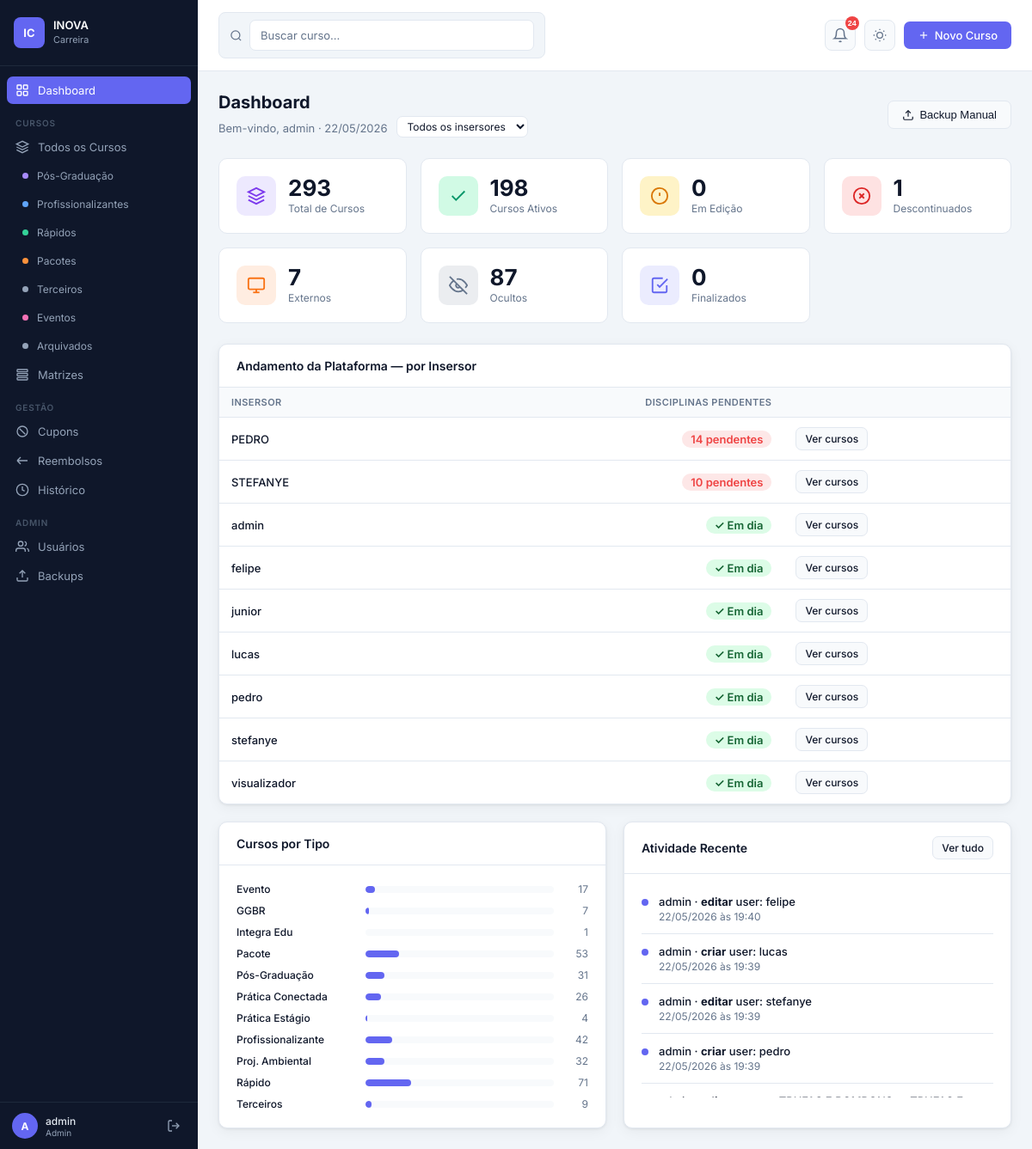
The page /dashboard (signed in) on the database its author committed.
### app.py (models this page shows, shortened)
class User(db.Model):
    id           = db.Column(db.Integer, primary_key=True)
    username     = db.Column(db.String(80), unique=True, nullable=False)
    password     = db.Column(db.String(200), nullable=False)
    role         = db.Column(db.String(20), default='viewer')  # admin, editor, viewer
    permissoes   = db.Column(db.Text, default='{}')  # JSON com permissoes especificas
    created_at   = db.Column(db.DateTime, default=datetime.utcnow)
    def can_manage_cupons(self):
        if self.role == 'admin': return True
        if self._p().get('block_cupons'): return False
        return self.role == 'editor' or self._p().get('cupons_gerenciar', False)
    def can_manage_reembolsos(self):
        if self.role == 'admin': return True
        if self._p().get('block_reembolsos'): return False
        return self.role == 'editor' or self._p().get('reembolsos_gerenciar', False)
    def can_view_historico(self):
        if self.role == 'admin': return True
        if self._p().get('block_historico'): return False
        return self.role == 'editor' or self._p().get('historico_ver', False)

class Course(db.Model):
    id            = db.Column(db.Integer, primary_key=True)
    nome          = db.Column(db.String(300), nullable=False)
    tipo          = db.Column(db.String(50))   # pos, profissionalizante, rapido, pacote, terceiros, evento, pratica, projeto
    area          = db.Column(db.String(100))
    horas         = db.Column(db.String(20))
    meses         = db.Column(db.String(20))
    valor         = db.Column(db.String(50))
    link_venda    = db.Column(db.Text)
    descricao     = db.Column(db.Text)
    link_imagem   = db.Column(db.Text)
    insersor      = db.Column(db.Text)  # pode ser comma-separated para múltiplos insersores
    obs           = db.Column(db.Text)
    status        = db.Column(db.String(30), default='ativo')  # ativo, descontinuado, em_edicao, oculto
    cupom         = db.Column(db.String(100))
    dono          = db.Column(db.Text)        # para cursos terceiros
    ano           = db.Column(db.String(10))  # ano de criação/edição do curso
    extra_data    = db.Column(db.Text)        # JSON com dados extras (matriz, disciplinas, etc.)
    created_at    = db.Column(db.DateTime, default=datetime.utcnow)
    updated_at    = db.Column(db.DateTime, default=datetime.utcnow, onupdate=datetime.utcnow)
    created_by    = db.Column(db.Integer, db.ForeignKey('user.id'))

class AuditLog(db.Model):
    id         = db.Column(db.Integer, primary_key=True)
    user_id    = db.Column(db.Integer, db.ForeignKey('user.id'))
    username   = db.Column(db.String(80))
    action     = db.Column(db.String(50))   # criar, editar, excluir, login
    entity     = db.Column(db.String(50))   # course, user, cupom
    entity_id  = db.Column(db.Integer)
    detail     = db.Column(db.Text)         # JSON do que mudou
    timestamp  = db.Column(db.DateTime, default=datetime.utcnow)

### app.py (the view, shortened to what this page needs)
@app.route('/dashboard')
@login_required
def dashboard():
    filtro_ins = request.args.get('insersor', '')
    q_base = Course.query
    total     = q_base.count()
    ativos    = q_base.filter_by(status='ativo').count()
    em_edicao = q_base.filter_by(status='em_edicao').count()
    desc      = q_base.filter_by(status='descontinuado').count()
    externos  = q_base.filter_by(status='externo').count()
    ocultos   = q_base.filter_by(status='oculto').count()
    finalizado = q_base.filter_by(status='finalizado').count()
    por_tipo  = db.session.query(Course.tipo, db.func.count(Course.id))\
                          .group_by(Course.tipo).all()
    recentes  = AuditLog.query.order_by(AuditLog.timestamp.desc()).limit(10).all()
    ultimo_bk = BackupRecord.query.order_by(BackupRecord.created_at.desc()).first()
    raw_pend = db.session.query(Course.insersor, db.func.count(Discipline.id))\
        .join(Discipline, Discipline.course_id == Course.id)\
        .filter(Discipline.plataforma_ok == False)\
        .filter(Course.insersor != None, Course.insersor != '')\
        .group_by(Course.insersor).all()
    pend_map = {}
    for ins_field, qtd in raw_pend:
        for nome in ins_field.split(','):
            nome = nome.strip()
            if nome:
                pend_map[nome] = pend_map.get(nome, 0) + qtd
    all_users = User.query.order_by(User.username).all()
    for u_obj in all_users:
        if u_obj.username not in pend_map:
            pend_map[u_obj.username] = 0
    pend_por_ins = sorted(pend_map.items(), key=lambda x: x[1], reverse=True)
    insersores = [u.username for u in User.query.order_by(User.username).all()]
    return render_template('dashboard.html',
        total=total, ativos=ativos, em_edicao=em_edicao, desc=desc,
        externos=externos, ocultos=ocultos, finalizado=finalizado,
        por_tipo=por_tipo, recentes=recentes,
        ultimo_bk=ultimo_bk, pend_por_ins=pend_por_ins,
        insersores=insersores, filtro_ins=filtro_ins)

### templates/dashboard.html (shortened to what this page needs)
{% extends 'base.html' %}
{% block content %}
<div class="page">
  <div class="page-header">
    <div>
      <div class="page-title">Dashboard</div>
      <div style="display:flex;align-items:center;gap:10px;margin-top:4px">
        <div class="page-subtitle">Bem-vindo, {{ session.username }} · {{ now().strftime('%d/%m/%Y') if now else '' }}</div>
        <form method="GET" style="display:flex;gap:6px;align-items:center">
          <select name="insersor" class="filter-select" style="font-size:12px;padding:3px 8px" onchange="this.form.submit()">
            <option value="">Todos os insersores</option>
          </select>
        </form>
      </div>
    </div>
    {% if session.role == 'admin' %}
    <form method="POST" action="{{ url_for('backup_manual') }}">
      <button type="submit" class="btn btn-secondary">
        <svg viewBox="0 0 24 24"><path d="M21 15v4a2 2 0 0 1-2 2H5a2 2 0 0 1-2-2v-4"/><polyline points="17 8 12 3 7 8"/><line x1="12" y1="3" x2="12" y2="15"/></svg>
        Backup Manual
      </button>
    </form>
    {% endif %}
  </div>
  <div class="stats-grid">
    <div class="stat-card">
      <div class="stat-icon purple">
        <svg viewBox="0 0 24 24"><path d="M12 2L2 7l10 5 10-5-10-5zM2 17l10 5 10-5M2 12l10 5 10-5"/></svg>
      </div>
      <div><div class="stat-value">{{ total }}</div><div class="stat-label">Total de Cursos</div></div>
    </div>
    <div class="stat-card">
      <div class="stat-icon green">
        <svg viewBox="0 0 24 24"><polyline points="20 6 9 17 4 12"/></svg>
      </div>
      <div><div class="stat-value">{{ ativos }}</div><div class="stat-label">Cursos Ativos</div></div>
    </div>
    <div class="stat-card">
      <div class="stat-icon orange">
        <svg viewBox="0 0 24 24"><circle cx="12" cy="12" r="10"/><line x1="12" y1="8" x2="12" y2="12"/><line x1="12" y1="16" x2="12.01" y2="16"/></svg>
      </div>
      <div><div class="stat-value">{{ em_edicao }}</div><div class="stat-label">Em Edição</div></div>
    </div>
    <div class="stat-card">
      <div class="stat-icon red">
        <svg viewBox="0 0 24 24"><circle cx="12" cy="12" r="10"/><line x1="15" y1="9" x2="9" y2="15"/><line x1="9" y1="9" x2="15" y2="15"/></svg>
      </div>
      <div><div class="stat-value">{{ desc }}</div><div class="stat-label">Descontinuados</div></div>
    </div>
    <div class="stat-card">
      <div class="stat-icon" style="background:#f9731620">
        <svg viewBox="0 0 24 24" style="stroke:#f97316"><rect x="2" y="3" width="20" height="14" rx="2" ry="2"/><line x1="8" y1="21" x2="16" y2="21"/><line x1="12" y1="17" x2="12" y2="21"/></svg>
      </div>
      <div><div class="stat-value">{{ externos }}</div><div class="stat-label">Externos</div></div>
    </div>
    <div class="stat-card">
      <div class="stat-icon" style="background:#64748b20">
        <svg viewBox="0 0 24 24" style="stroke:#64748b"><path d="M17.94 17.94A10.07 10.07 0 0 1 12 20c-7 0-11-8-11-8a18.45 18.45 0 0 1 5.06-5.94M9.9 4.24A9.12 9.12 0 0 1 12 4c7 0 11 8 11 8a18.5 18.5 0 0 1-2.16 3.19m-6.72-1.07a3 3 0 1 1-4.24-4.24"/><line x1="1" y1="1" x2="23" y2="23"/></svg>
      </div>
      <div><div class="stat-value">{{ ocultos }}</div><div class="stat-label">Ocultos</div></div>
    </div>
    <div class="stat-card">
      <div class="stat-icon" style="background:#6366f120">
        <svg viewBox="0 0 24 24" style="stroke:#6366f1"><polyline points="9 11 12 14 22 4"/><path d="M21 12v7a2 2 0 0 1-2 2H5a2 2 0 0 1-2-2V5a2 2 0 0 1 2-2h11"/></svg>
      </div>
      <div><div class="stat-value">{{ finalizado }}</div><div class="stat-label">Finalizados</div></div>
    </div>
  </div>
  <div class="card" style="margin-bottom:20px">
    <div class="card-header"><div class="card-title">Andamento da Plataforma — por Insersor</div></div>
    <div class="card-body" style="padding:0">
      <table>
        <thead><tr><th>Insersor</th><th style="text-align:right">Disciplinas pendentes</th><th></th></tr></thead>
        <tbody>
        {% for ins, qtd in pend_por_ins %}
        <tr>
          <td style="font-weight:500">{{ ins }}</td>
          <td style="text-align:right">
            {% if qtd == 0 %}
              <span style="background:#dcfce7;color:#166534;padding:2px 10px;border-radius:12px;font-weight:600;font-size:13px">✓ Em dia</span>
            {% else %}
              <span style="background:#ef444420;color:#ef4444;padding:2px 10px;border-radius:12px;font-weight:600;font-size:13px">{{ qtd }} pendente{{ 's' if qtd > 1 else '' }}</span>
            {% endif %}
          </td>
          <td><a href="{{ url_for('cursos', insersor=ins) }}" class="btn btn-sm btn-secondary">Ver cursos</a></td>
        </tr>
        {% endfor %}
        </tbody>
      </table>
    </div>
  </div>
  <div style="display:grid;grid-template-columns:1fr 1fr;gap:20px">
    <div class="card">
      <div class="card-header"><div class="card-title">Cursos por Tipo</div></div>
      <div class="card-body">
        {% set tipo_labels = {'pos':'Pós-Graduação','profissionalizante':'Profissionalizante','rapido':'Rápido','pacote':'Pacote','terceiros':'Terceiros','evento':'Evento','pratica_conectada':'Prática Conectada','pratica_estagio':'Prática Estágio','projeto_ambiental':'Proj. Ambiental','ggbr':'GGBR','integra_edu':'Integra Edu'} %}
        <div class="tipo-list">
          {% for tipo, count in por_tipo %}
          {% set pct = (count / total * 100)|int if total else 0 %}
          <div class="tipo-item">
            <div class="tipo-label">{{ tipo_labels.get(tipo, tipo) }}</div>
            <div class="tipo-bar-wrap"><div class="tipo-bar" style="width:{{ pct }}%"></div></div>
            <div class="tipo-count">{{ count }}</div>
          </div>
          {% endfor %}
        </div>
      </div>
    </div>
    <div class="card">
      <div class="card-header" style="display:flex;justify-content:space-between;align-items:center">
        <div class="card-title">Atividade Recente</div>
        <a href="{{ url_for('historico') }}" class="btn btn-sm btn-secondary">Ver tudo</a>
      </div>
      <div class="card-body" style="padding:12px 20px;max-height:260px;overflow-y:auto;scrollbar-width:thin;scrollbar-color:var(--border) transparent">
        {% for log in recentes %}
        <div class="log-item">
          <div class="log-dot"></div>
          <div>
            <div class="log-action">{{ log.username }} · <strong>{{ log.action }}</strong> {{ log.entity }}{% if log.detail %}: {{ log.detail[:60] }}{% endif %}</div>
            <div class="log-meta">{{ log.timestamp.strftime('%d/%m/%Y às %H:%M') }}</div>
          </div>
        </div>
        {% else %}
        <div style="color:var(--text-muted);font-size:13px;text-align:center;padding:20px">Nenhuma atividade ainda.</div>
        {% endfor %}
      </div>
    </div>
  </div>
</div>
{% endblock %}

### rows shown on the page
User: username "admin", shows "✓ Em dia"
User: username "felipe", shows "✓ Em dia"
User: username "junior", shows "✓ Em dia"
User: username "lucas", shows "✓ Em dia"
User: username "pedro", shows "✓ Em dia"
User: username "stefanye", shows "✓ Em dia"
User: username "visualizador", shows "✓ Em dia"
Course: get "Profissionalizante", {{ pct }} 14 (drawn), id "42"
AuditLog: username "admin", action "editar", entity "user", detail "felipe", timestamp "22/05/2026 às 19:40"
AuditLog: username "admin", action "criar", entity "user", detail "lucas", timestamp "22/05/2026 às 19:39"
AuditLog: username "admin", action "editar", entity "user", detail "stefanye", timestamp "22/05/2026 às 19:39"
AuditLog: username "admin", action "criar", entity "user", detail "pedro", timestamp "22/05/2026 às 19:39"

### other values the page prints
{{ session.username[0]|upper }} "A"
{{ session.username }} "admin"
{{ session.role }} "Admin"
{{ total_badge if total_badge < 100 else '99+' }} "24"
{{ total }} "293"
{{ ativos }} "198"
{{ em_edicao }} "0"
{{ desc }} "1"
{{ externos }} "7"
{{ ocultos }} "87"
{{ finalizado }} "0"
{{ ins }} "PEDRO" "STEFANYE"
{{ qtd }} "14" "10"
{{ 's' if qtd > 1 else '' }} "s" "s"
{{ tipo_labels.get(tipo, tipo) }} "Evento" "GGBR" "Integra Edu" "Pacote" "Pós-Graduação" "Prática Conectada" "Prática Estágio" "Proj. Ambiental" "Rápido" "Terceiros"
